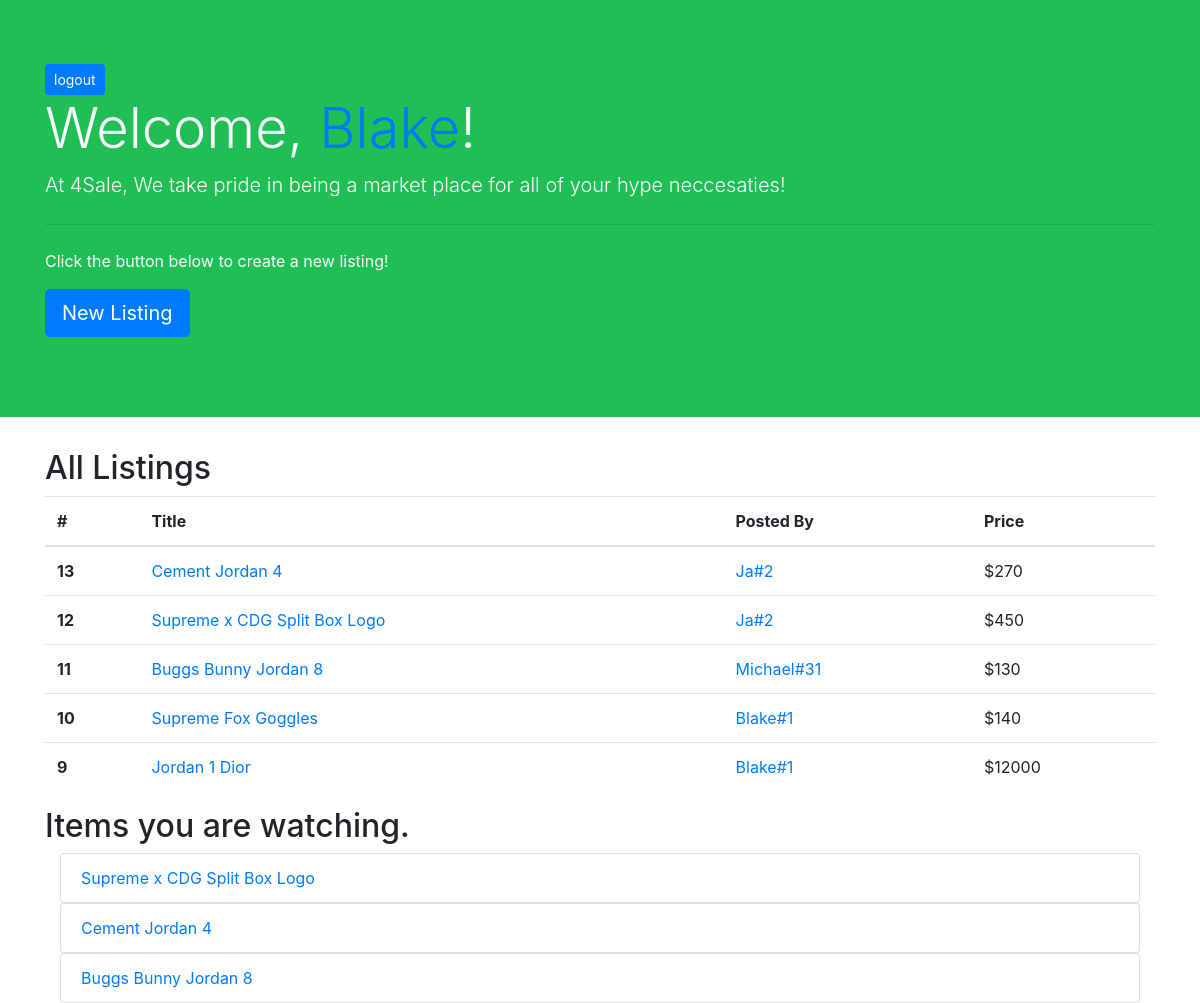
The app's page /dashboard (signed in) with its own data.
### main/models.py (models this page shows, shortened)
class User(models.Model):
    first = models.CharField(max_length=45)
    last = models.CharField(max_length=45)
    email = models.TextField()
    password = models.TextField()
    created_at = models.DateTimeField(auto_now_add=True)
    updated_at = models.DateTimeField(auto_now=True)
    objects = UserManager()

class Listing(models.Model):
    title = models.CharField(max_length=100)
    desc = models.TextField()
    img = models.FileField()
    posted_by = models.ForeignKey(User, related_name='posted', on_delete=models.CASCADE)
    price = models.IntegerField()
    condition = models.CharField(max_length=10)
    location = models.CharField(max_length=15)
    watching = models.ManyToManyField(User, related_name='watching')
    created_at = models.DateTimeField(auto_now_add=True)
    updated_at = models.DateTimeField(auto_now=True)

### main/views.py (the view)
# urls.py: path('dashboard', views.success),
def success(request):
    if 'user_id' not in request.session:
        return redirect('/')
    logged_in_user = User.objects.get(id=request.session['user_id'])
    context = {
        'watching': logged_in_user.watching.all(),
        'logged_in_user': logged_in_user,
        'all_listings': Listing.objects.all()
    }
    return render(request, 'dashboard.html', context)

### main/templates/dashboard.html (shortened to what this page needs)
<!doctype html>
<html lang="en">
<head>
    <link rel="stylesheet" href="https://maxcdn.bootstrapcdn.com/bootstrap/4.0.0/css/bootstrap.min.css"
>
</head>
<body>
    <div class="jumbotron jumbotron-fluid">
        <div class="container">
        <a href="/logout" class="btn btn-primary btn-sm">logout</a>
        <h1 class="display-4">
            Welcome, <a href="/user/{{logged_in_user.id}}">{{logged_in_user.first}}</a>!
        </h1>
        <p class="lead">At 4Sale, We take pride in being a market place for all of your hype neccesaties!</p>
        <hr class="my-4">
        <p>Click the button below to create a new listing! </p>
        <p class="lead">
            <a class="btn btn-primary btn-lg" href="/newlisting" role="button">New Listing</a>
        </p>
    </div>
    </div>
    <div class="container">
        <h2>All Listings</h2>
        <table class="table">
            <thead>
                <tr>
                    <th scope="col">#</th>
                    <th scope="col">Title</th>
                    <th scope="col">Posted By</th>
                    <th scope="col">Price</th>
                </tr>
            </thead>
            <tbody>
                {% for Listing in all_listings reversed %}
                <tr>
                    <th scope="row">{{Listing.id}}</th>
                    <td><a href="/view/{{Listing.id}}">{{Listing.title}}</a></td>
                    <td><a href="/user/{{Listing.posted_by.id}}">{{Listing.posted_by.first}}#{{Listing.posted_by.id}}</a></td>
                    <td>${{Listing.price}}</td>
                    {% endfor %}
                </tr>
            </tbody>
        </table>
        <h2>Items you are watching.</h2>
        {% for watching in logged_in_user.watching.all %}
            <div class="container">
            <ul class="list-group">
                <li class="list-group-item"><a href="/view/{{watching.id}}">{{watching.title}}</a></li>
                </ul>
            </div>
        {% endfor %}
    </div>
</body>
</html>

### main/templates/dashboard.html (style rules this page uses)
.jumbotron { background-color: #20BF55; color: #FBFBFF; }

### records on screen
User: first "Blake"
Listing: id "13", title "Cement Jordan 4", posted_by.first "Ja", posted_by.id "2", price "270"
Listing: id "12", title "Supreme x CDG Split Box Logo", posted_by.first "Ja", posted_by.id "2", price "450"
Listing: id "11", title "Buggs Bunny Jordan 8", posted_by.first "Michael", posted_by.id "31", price "130"
Listing: id "10", title "Supreme Fox Goggles", posted_by.first "Blake", posted_by.id "1", price "140"
Listing: id "9", title "Jordan 1 Dior", posted_by.first "Blake", posted_by.id "1", price "12000"
